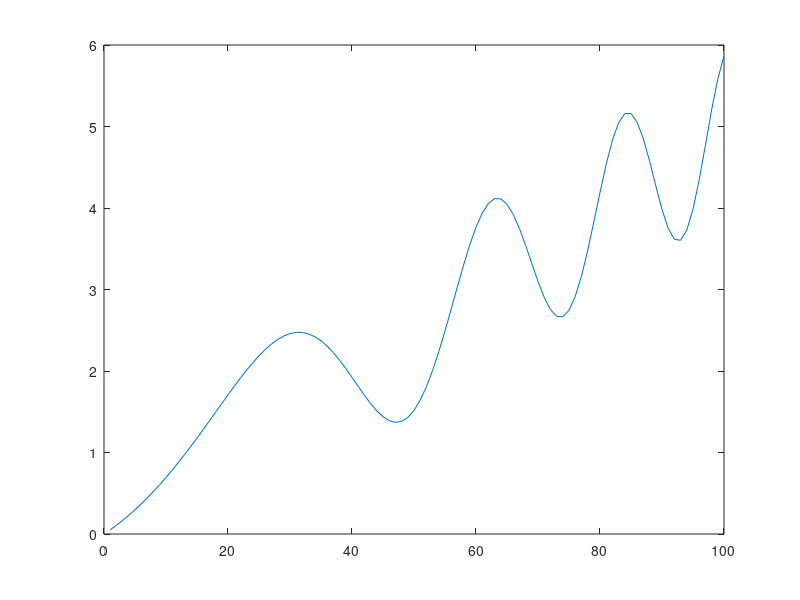

The MATLAB script that drew this image:
X = 1:100;
Y = sin(X.*X/500);
dY = Y(2:100)-Y(1:99); % length 99
Y1 = Y(1);

% Reconstructing
idx_part = 1:99;
val_part = ones(1, 99);
i = [idx_part,          idx_part,       100,    101];
j = [idx_part,          idx_part + 1,   1,      100];
v = [val_part * (-1),   val_part,       1,      1];

A = sparse(i, j, v);

b = [dY, Y1, Y(100)+5];
b = b';

V = A\b;

figure
plot(V)